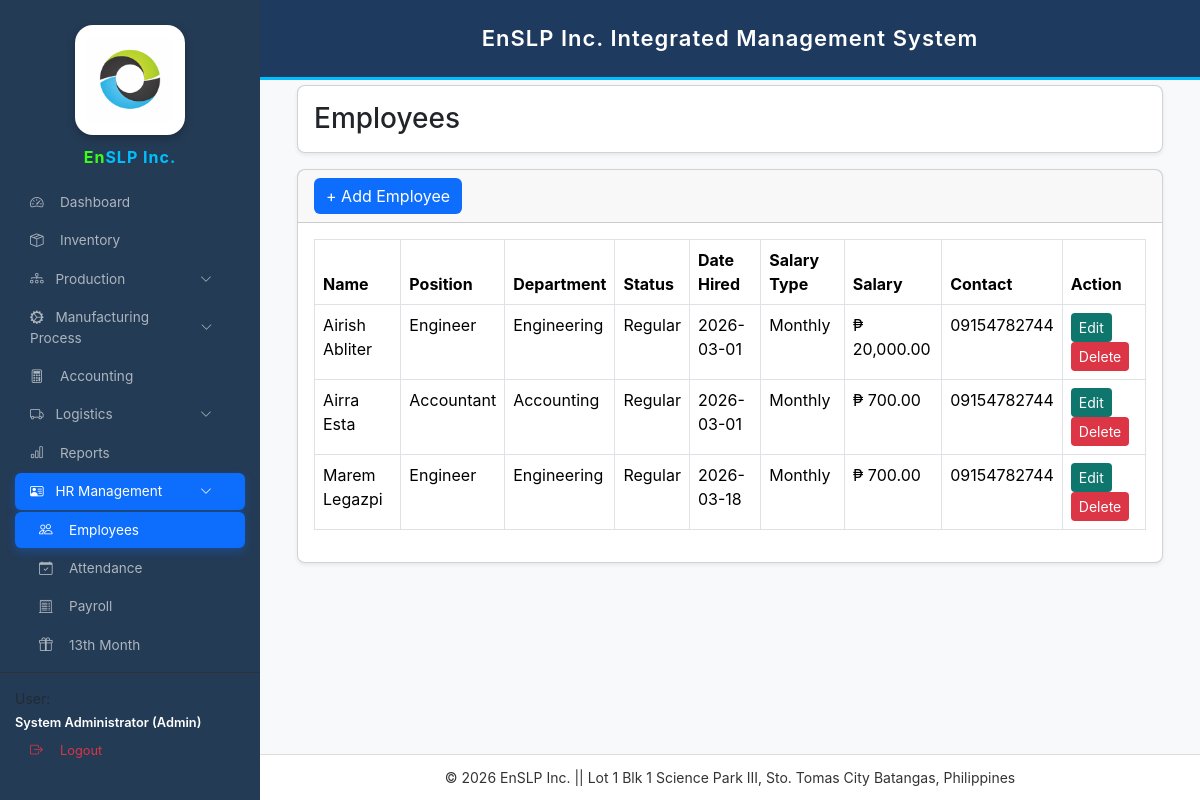
Page /employees.php (signed in) on the committed database.
### tables this page shows
CREATE TABLE `employees` (
  `id` int(11) NOT NULL,
  `full_name` varchar(255) NOT NULL,
  `position` varchar(100) DEFAULT NULL,
  `department` varchar(100) DEFAULT NULL,
  `employment_status` varchar(50) DEFAULT NULL,
  `date_hired` date DEFAULT NULL,
  `salary_type` enum('Daily','Monthly') NOT NULL DEFAULT 'Daily',
  `salary_amount` decimal(10,2) NOT NULL DEFAULT 0.00,
  `contact_no` varchar(20) DEFAULT NULL,
  `daily_rate` decimal(10,2) DEFAULT NULL,
  `status` enum('Active','Inactive') DEFAULT 'Active',
  `monthly_salary` decimal(10,2) NOT NULL DEFAULT 0.00
);

### employees.php (the view, shortened to what this page needs)
<?php
include 'config.php';
function money2($n){ return number_format((float)$n, 2); }
?>
<!DOCTYPE html>
<html>
<head>
<link href="https://cdn.jsdelivr.net/npm/bootstrap@5.3.3/dist/css/bootstrap.min.css" rel="stylesheet">
<link rel="stylesheet" href="https://cdn.jsdelivr.net/npm/bootstrap-icons@1.11.0/font/bootstrap-icons.css">
</head>
<body>
<?php include 'sidebar.php'; ?>
<?php include 'header.php'; ?>
<div class="main-content">
<div class="container-fluid">
<div class="card shadow-sm mb-3">
<div class="card-body d-flex justify-content-between align-items-center">
<h3 class="mb-0">Employees</h3>
</div>
</div>
<div class="card shadow-sm">
<div class="card-header d-flex justify-content-between align-items-center">
<button class="btn btn-blue" data-bs-toggle="modal" data-bs-target="#addModal">
+ Add Employee
</button>
</div>
<div class="card-body">
<div class="table-responsive">
<table class="table table-bordered">
<thead>
<tr>
<th>Name</th>
<th>Position</th>
<th>Department</th>
<th>Status</th>
<th>Date Hired</th>
<th>Salary Type</th>
<th>Salary</th>
<th>Contact</th>
<th>Action</th>
</tr>
</thead>
<tbody>
<?php
$get=$conn->query("SELECT * FROM employees ORDER BY id DESC");
while($row=$get->fetch()){
?>
<tr>
<td><?=$row['full_name']?></td>
<td><?=$row['position']?></td>
<td><?=$row['department']?></td>
<td><?=$row['employment_status']?></td>
<td><?=$row['date_hired']?></td>
<td><?=$row['salary_type']?></td>
<td>₱ <?=money2($row['salary_amount'])?></td>
<td><?=$row['contact_no']?></td>
<td>
<button
class="btn btn-edit btn-sm"
data-bs-toggle="modal"
data-bs-target="#edit<?=$row['id']?>">
Edit
</button>
<a href="?delete=<?=$row['id']?>"
onclick="return confirm('Delete employee?')"
class="btn btn-delete btn-sm">
Delete
</a>
</td>
</tr>
<?php } ?>
</tbody>
</table>
</div>
</div>
</div>
</div>
</div>
<?php include 'footer.php'; ?>
</body>
</html>

### employees.php (style rules this page uses)
body { background:#f4f6f9; font-family:Arial; margin:0; }
.main-content { margin-left:260px; padding:25px; margin-top:60px; }
.card { border-radius:8px; }
.table thead { background:#f0f3f7; }
.btn-blue { background:#0d6efd; color:white; border:none; }
.btn-edit { background:#0f766e; color:white; border:none; }
.btn-delete { background:#dc3545; color:white; border:none; }

### sidebar.php (style rules this page uses)
:root { --sb-width:260px; --primary-blue:#0d6efd; --sidebar-bg:#243b55; }
body { font-family:'Inter',sans-serif!important; margin:0!important; background:#f8f9fa; }

### rows in the picture
employees: full_name "Airish Abliter", position "Engineer", department "Engineering", employment_status "Regular", date_hired "2026-03-01", salary_type "Monthly", salary_amount "20,000.00", contact_no "09154782744"
employees: full_name "Airra Esta", position "Accountant", department "Accounting", employment_status "Regular", date_hired "2026-03-01", salary_type "Monthly", salary_amount "700.00", contact_no "09154782744"
employees: full_name "Marem Legazpi", position "Engineer", department "Engineering", employment_status "Regular", date_hired "2026-03-18", salary_type "Monthly", salary_amount "700.00", contact_no "09154782744"
